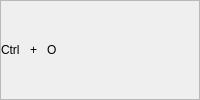
                  <widget class="QFrame" name="frame_13">
                   <property name="minimumSize">
                    <size>
                     <width>0</width>
                     <height>32</height>
                    </size>
                   </property>
                   <property name="frameShape">
                    <enum>QFrame::StyledPanel</enum>
                   </property>
                   <property name="frameShadow">
                    <enum>QFrame::Raised</enum>
                   </property>
                   <property name="type_frame_table" stdset="0">
                    <number>2</number>
                   </property>
                   <layout class="QHBoxLayout" name="horizontalLayout_16">
                    <property name="spacing">
                     <number>10</number>
                    </property>
                    <property name="leftMargin">
                     <number>0</number>
                    </property>
                    <property name="topMargin">
                     <number>0</number>
                    </property>
                    <property name="rightMargin">
                     <number>0</number>
                    </property>
                    <property name="bottomMargin">
                     <number>0</number>
                    </property>
                    <item>
                     <widget class="QLabel" name="label_19">
                      <property name="text">
                       <string>Ctrl</string>
                      </property>
                      <property name="type_label_table" stdset="0">
                       <number>4</number>
                      </property>
                     </widget>
                    </item>
                    <item>
                     <widget class="QLabel" name="label_20">
                      <property name="minimumSize">
                       <size>
                        <width>0</width>
                        <height>0</height>
                       </size>
                      </property>
                      <property name="text">
                       <string>+</string>
                      </property>
                      <property name="type_label_table" stdset="0">
                       <number>5</number>
                      </property>
                     </widget>
                    </item>
                    <item>
                     <widget class="QLabel" name="label_21">
                      <property name="text">
                       <string>O</string>
                      </property>
                      <property name="type_label_table" stdset="0">
                       <number>4</number>
                      </property>
                     </widget>
                    </item>
                    <item>
                     <spacer name="horizontalSpacer_9">
                      <property name="orientation">
                       <enum>Qt::Horizontal</enum>
                      </property>
                      <property name="sizeHint" stdset="0">
                       <size>
                        <width>40</width>
                        <height>20</height>
                       </size>
                      </property>
                     </spacer>
                    </item>
                   </layout>
                  </widget>
